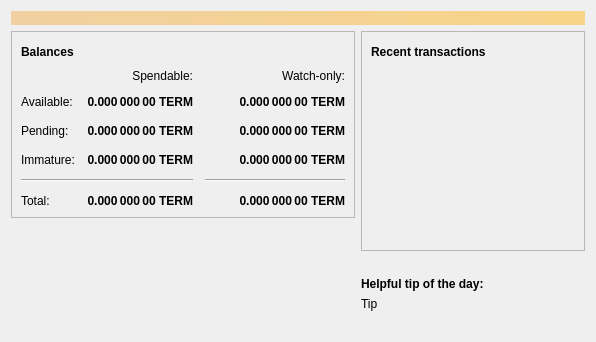
<?xml version="1.0" encoding="UTF-8"?>
<ui version="4.0">
 <class>OverviewPage</class>
 <widget class="QWidget" name="OverviewPage">
  <property name="geometry">
   <rect>
    <x>0</x>
    <y>0</y>
    <width>596</width>
    <height>342</height>
   </rect>
  </property>
  <property name="windowTitle">
   <string>Form</string>
  </property>
  <layout class="QVBoxLayout" name="topLayout">
   <item>
    <widget class="QLabel" name="labelAlerts">
     <property name="visible">
      <bool>false</bool>
     </property>
     <property name="styleSheet">
      <string notr="true">QLabel { background-color: qlineargradient(x1: 0, y1: 0, x2: 1, y2: 0, stop:0 #F0D0A0, stop:1 #F8D488); color:#000000; }</string>
     </property>
     <property name="wordWrap">
      <bool>true</bool>
     </property>
     <property name="margin">
      <number>3</number>
     </property>
     <property name="textInteractionFlags">
      <set>Qt::TextSelectableByMouse</set>
     </property>
    </widget>
   </item>
   <item>
    <layout class="QHBoxLayout" name="horizontalLayout" stretch="1,1">
     <item>
      <layout class="QVBoxLayout" name="verticalLayout_2">
       <item>
        <widget class="QFrame" name="frame">
         <property name="frameShape">
          <enum>QFrame::StyledPanel</enum>
         </property>
         <property name="frameShadow">
          <enum>QFrame::Raised</enum>
         </property>
         <layout class="QVBoxLayout" name="verticalLayout_4">
          <item>
           <layout class="QHBoxLayout" name="horizontalLayout_4">
            <item>
             <widget class="QLabel" name="label_5">
              <property name="font">
               <font>
                <weight>75</weight>
                <bold>true</bold>
               </font>
              </property>
              <property name="text">
               <string>Balances</string>
              </property>
             </widget>
            </item>
            <item>
             <widget class="QPushButton" name="labelWalletStatus">
              <property name="enabled">
               <bool>true</bool>
              </property>
              <property name="maximumSize">
               <size>
                <width>30</width>
                <height>16777215</height>
               </size>
              </property>
              <property name="toolTip">
               <string>The displayed information may be out of date. Your wallet automatically synchronizes with the Nerocash network after a connection is established, but this process has not completed yet.</string>
              </property>
              <property name="text">
               <string/>
              </property>
              <property name="icon">
               <iconset resource="../bitcoin.qrc">
                <normaloff>:/icons/warning</normaloff>
                <disabledoff>:/icons/warning</disabledoff>:/icons/warning</iconset>
              </property>
              <property name="iconSize">
               <size>
                <width>24</width>
                <height>24</height>
               </size>
              </property>
              <property name="flat">
               <bool>true</bool>
              </property>
             </widget>
            </item>
            <item>
             <spacer name="horizontalSpacer_3">
              <property name="orientation">
               <enum>Qt::Horizontal</enum>
              </property>
              <property name="sizeHint" stdset="0">
               <size>
                <width>40</width>
                <height>20</height>
               </size>
              </property>
             </spacer>
            </item>
           </layout>
          </item>
          <item>
           <layout class="QGridLayout" name="gridLayout">
            <property name="spacing">
             <number>12</number>
            </property>
            <item row="2" column="2">
             <widget class="QLabel" name="labelWatchPending">
              <property name="font">
               <font>
                <weight>75</weight>
                <bold>true</bold>
               </font>
              </property>
              <property name="cursor">
               <cursorShape>IBeamCursor</cursorShape>
              </property>
              <property name="toolTip">
               <string>Unconfirmed transactions to watch-only addresses</string>
              </property>
              <property name="text">
               <string notr="true">0.000 000 00 TERM</string>
              </property>
              <property name="alignment">
               <set>Qt::AlignRight|Qt::AlignTrailing|Qt::AlignVCenter</set>
              </property>
              <property name="textInteractionFlags">
               <set>Qt::LinksAccessibleByMouse|Qt::TextSelectableByKeyboard|Qt::TextSelectableByMouse</set>
              </property>
             </widget>
            </item>
            <item row="2" column="1">
             <widget class="QLabel" name="labelUnconfirmed">
              <property name="font">
               <font>
                <weight>75</weight>
                <bold>true</bold>
               </font>
              </property>
              <property name="cursor">
               <cursorShape>IBeamCursor</cursorShape>
              </property>
              <property name="toolTip">
               <string>Total of transactions that have yet to be confirmed, and do not yet count toward the spendable balance</string>
              </property>
              <property name="text">
               <string notr="true">0.000 000 00 TERM</string>
              </property>
              <property name="alignment">
               <set>Qt::AlignRight|Qt::AlignTrailing|Qt::AlignVCenter</set>
              </property>
              <property name="textInteractionFlags">
               <set>Qt::LinksAccessibleByMouse|Qt::TextSelectableByKeyboard|Qt::TextSelectableByMouse</set>
              </property>
             </widget>
            </item>
            <item row="3" column="2">
             <widget class="QLabel" name="labelWatchImmature">
              <property name="font">
               <font>
                <weight>75</weight>
                <bold>true</bold>
               </font>
              </property>
              <property name="cursor">
               <cursorShape>IBeamCursor</cursorShape>
              </property>
              <property name="toolTip">
               <string>Mined balance in watch-only addresses that has not yet matured</string>
              </property>
              <property name="text">
               <string notr="true">0.000 000 00 TERM</string>
              </property>
              <property name="alignment">
               <set>Qt::AlignRight|Qt::AlignTrailing|Qt::AlignVCenter</set>
              </property>
              <property name="textInteractionFlags">
               <set>Qt::LinksAccessibleByMouse|Qt::TextSelectableByKeyboard|Qt::TextSelectableByMouse</set>
              </property>
             </widget>
            </item>
            <item row="4" column="0" colspan="2">
             <widget class="Line" name="line">
              <property name="orientation">
               <enum>Qt::Horizontal</enum>
              </property>
             </widget>
            </item>
            <item row="4" column="2">
             <widget class="Line" name="lineWatchBalance">
              <property name="sizePolicy">
               <sizepolicy hsizetype="Preferred" vsizetype="Fixed">
                <horstretch>0</horstretch>
                <verstretch>0</verstretch>
               </sizepolicy>
              </property>
              <property name="minimumSize">
               <size>
                <width>140</width>
                <height>0</height>
               </size>
              </property>
              <property name="orientation">
               <enum>Qt::Horizontal</enum>
              </property>
             </widget>
            </item>
            <item row="5" column="0">
             <widget class="QLabel" name="labelTotalText">
              <property name="text">
               <string>Total:</string>
              </property>
             </widget>
            </item>
            <item row="3" column="1">
             <widget class="QLabel" name="labelImmature">
              <property name="font">
               <font>
                <weight>75</weight>
                <bold>true</bold>
               </font>
              </property>
              <property name="cursor">
               <cursorShape>IBeamCursor</cursorShape>
              </property>
              <property name="toolTip">
               <string>Mined balance that has not yet matured</string>
              </property>
              <property name="text">
               <string notr="true">0.000 000 00 TERM</string>
              </property>
              <property name="alignment">
               <set>Qt::AlignRight|Qt::AlignTrailing|Qt::AlignVCenter</set>
              </property>
              <property name="textInteractionFlags">
               <set>Qt::LinksAccessibleByMouse|Qt::TextSelectableByKeyboard|Qt::TextSelectableByMouse</set>
              </property>
             </widget>
            </item>
            <item row="2" column="3">
             <spacer name="horizontalSpacer_2">
              <property name="orientation">
               <enum>Qt::Horizontal</enum>
              </property>
              <property name="sizeHint" stdset="0">
               <size>
                <width>40</width>
                <height>20</height>
               </size>
              </property>
             </spacer>
            </item>
            <item row="3" column="0">
             <widget class="QLabel" name="labelImmatureText">
              <property name="text">
               <string>Immature:</string>
              </property>
             </widget>
            </item>
            <item row="5" column="1">
             <widget class="QLabel" name="labelTotal">
              <property name="font">
               <font>
                <weight>75</weight>
                <bold>true</bold>
               </font>
              </property>
              <property name="cursor">
               <cursorShape>IBeamCursor</cursorShape>
              </property>
              <property name="toolTip">
               <string>Your current total balance</string>
              </property>
              <property name="text">
               <string notr="true">0.000 000 00 TERM</string>
              </property>
              <property name="alignment">
               <set>Qt::AlignRight|Qt::AlignTrailing|Qt::AlignVCenter</set>
              </property>
              <property name="textInteractionFlags">
               <set>Qt::LinksAccessibleByMouse|Qt::TextSelectableByKeyboard|Qt::TextSelectableByMouse</set>
              </property>
             </widget>
            </item>
            <item row="5" column="2">
             <widget class="QLabel" name="labelWatchTotal">
              <property name="font">
               <font>
                <weight>75</weight>
                <bold>true</bold>
               </font>
              </property>
              <property name="cursor">
               <cursorShape>IBeamCursor</cursorShape>
              </property>
              <property name="toolTip">
               <string>Current total balance in watch-only addresses</string>
              </property>
              <property name="text">
               <string notr="true">0.000 000 00 TERM</string>
              </property>
              <property name="alignment">
               <set>Qt::AlignRight|Qt::AlignTrailing|Qt::AlignVCenter</set>
              </property>
              <property name="textInteractionFlags">
               <set>Qt::LinksAccessibleByMouse|Qt::TextSelectableByKeyboard|Qt::TextSelectableByMouse</set>
              </property>
             </widget>
            </item>
            <item row="0" column="2">
             <widget class="QLabel" name="labelWatchonly">
              <property name="text">
               <string>Watch-only:</string>
              </property>
              <property name="alignment">
               <set>Qt::AlignRight|Qt::AlignTrailing|Qt::AlignVCenter</set>
              </property>
             </widget>
            </item>
            <item row="1" column="0">
             <widget class="QLabel" name="labelBalanceText">
              <property name="text">
               <string>Available:</string>
              </property>
             </widget>
            </item>
            <item row="1" column="1">
             <widget class="QLabel" name="labelBalance">
              <property name="font">
               <font>
                <weight>75</weight>
                <bold>true</bold>
               </font>
              </property>
              <property name="cursor">
               <cursorShape>IBeamCursor</cursorShape>
              </property>
              <property name="toolTip">
               <string>Your current spendable balance</string>
              </property>
              <property name="text">
               <string notr="true">0.000 000 00 TERM</string>
              </property>
              <property name="alignment">
               <set>Qt::AlignRight|Qt::AlignTrailing|Qt::AlignVCenter</set>
              </property>
              <property name="textInteractionFlags">
               <set>Qt::LinksAccessibleByMouse|Qt::TextSelectableByKeyboard|Qt::TextSelectableByMouse</set>
              </property>
             </widget>
            </item>
            <item row="1" column="2">
             <widget class="QLabel" name="labelWatchAvailable">
              <property name="font">
               <font>
                <weight>75</weight>
                <bold>true</bold>
               </font>
              </property>
              <property name="cursor">
               <cursorShape>IBeamCursor</cursorShape>
              </property>
              <property name="toolTip">
               <string>Your current balance in watch-only addresses</string>
              </property>
              <property name="text">
               <string notr="true">0.000 000 00 TERM</string>
              </property>
              <property name="alignment">
               <set>Qt::AlignRight|Qt::AlignTrailing|Qt::AlignVCenter</set>
              </property>
              <property name="textInteractionFlags">
               <set>Qt::LinksAccessibleByMouse|Qt::TextSelectableByKeyboard|Qt::TextSelectableByMouse</set>
              </property>
             </widget>
            </item>
            <item row="2" column="0">
             <widget class="QLabel" name="labelPendingText">
              <property name="text">
               <string>Pending:</string>
              </property>
             </widget>
            </item>
            <item row="0" column="1">
             <widget class="QLabel" name="labelSpendable">
              <property name="text">
               <string>Spendable:</string>
              </property>
              <property name="alignment">
               <set>Qt::AlignRight|Qt::AlignTrailing|Qt::AlignVCenter</set>
              </property>
             </widget>
            </item>
           </layout>
          </item>
         </layout>
        </widget>
       </item>
       <item>
        <spacer name="verticalSpacer">
         <property name="orientation">
          <enum>Qt::Vertical</enum>
         </property>
         <property name="sizeHint" stdset="0">
          <size>
           <width>20</width>
           <height>40</height>
          </size>
         </property>
        </spacer>
       </item>
       <item>
        <layout class="QGridLayout" name="logo_grid">
          <item>
            <widget class="QLabel" name="label_wallet_bgcoin">
             <property name="text">
              <string/>
             </property>
             <property name="pixmap">
              <pixmap resource="../bitcoin.qrc">:/icons/wallet_bgcoin</pixmap>
             </property>
             <property name="scaledContents">
              <bool>false</bool>
             </property>
             <property name="alignment">
              <set>Qt::AlignCenter</set>
             </property>
             <property name="margin">
              <number>-2</number>
             </property>
            </widget>
          </item>
          <item>
            <widget class="QLabel" name="label_wallet_version_overlay">
              <property name="text">
               <string></string>
              </property>
              <property name="pixmap">
              </property>
              <property name="scaledContents">
               <bool>false</bool>
              </property>
              <property name="alignment">
               <set>Qt::AlignLeft|Qt::AlignBottom</set>
              </property>
              <property name="margin">
               <number>2</number>
              </property>
            </widget>
          </item>
        </layout>
       </item>
      </layout>
     </item>
     <item>
      <layout class="QVBoxLayout" name="verticalLayout_3">
       <item>
        <widget class="QFrame" name="frame_2">
         <property name="frameShape">
          <enum>QFrame::StyledPanel</enum>
         </property>
         <property name="frameShadow">
          <enum>QFrame::Raised</enum>
         </property>
         <layout class="QVBoxLayout" name="verticalLayout">
          <item>
           <layout class="QHBoxLayout" name="horizontalLayout_2">
            <item>
             <widget class="QLabel" name="label_4">
              <property name="font">
               <font>
                <weight>75</weight>
                <bold>true</bold>
               </font>
              </property>
              <property name="text">
               <string>Recent transactions</string>
              </property>
             </widget>
            </item>
            <item>
             <widget class="QPushButton" name="labelTransactionsStatus">
              <property name="enabled">
               <bool>true</bool>
              </property>
              <property name="maximumSize">
               <size>
                <width>30</width>
                <height>16777215</height>
               </size>
              </property>
              <property name="toolTip">
               <string>The displayed information may be out of date. Your wallet automatically synchronizes with the Nerocash network after a connection is established, but this process has not completed yet.</string>
              </property>
              <property name="text">
               <string/>
              </property>
              <property name="icon">
               <iconset resource="../bitcoin.qrc">
                <normaloff>:/icons/warning</normaloff>
                <disabledoff>:/icons/warning</disabledoff>:/icons/warning</iconset>
              </property>
              <property name="iconSize">
               <size>
                <width>24</width>
                <height>24</height>
               </size>
              </property>
              <property name="flat">
               <bool>true</bool>
              </property>
             </widget>
            </item>
            <item>
             <spacer name="horizontalSpacer">
              <property name="orientation">
               <enum>Qt::Horizontal</enum>
              </property>
              <property name="sizeHint" stdset="0">
               <size>
                <width>40</width>
                <height>20</height>
               </size>
              </property>
             </spacer>
            </item>
           </layout>
          </item>
          <item>
           <widget class="QListView" name="listTransactions">
            <property name="styleSheet">
             <string notr="true">QListView { background: transparent; }</string>
            </property>
            <property name="frameShape">
             <enum>QFrame::NoFrame</enum>
            </property>
            <property name="verticalScrollBarPolicy">
             <enum>Qt::ScrollBarAlwaysOff</enum>
            </property>
            <property name="horizontalScrollBarPolicy">
             <enum>Qt::ScrollBarAlwaysOff</enum>
            </property>
            <property name="selectionMode">
             <enum>QAbstractItemView::NoSelection</enum>
            </property>
           </widget>
          </item>
         </layout>
        </widget>
       </item>
       <item>
        <spacer name="verticalSpacer_2">
         <property name="orientation">
          <enum>Qt::Vertical</enum>
         </property>
         <property name="sizeHint" stdset="0">
          <size>
           <width>20</width>
           <height>40</height>
          </size>
         </property>
        </spacer>
       </item>
       <item>
        <layout class="QVBoxLayout" name="verticalLayout_5">
         <property name="topMargin">
          <number>0</number>
         </property>
         <item>
          <widget class="QLabel" name="label_tip_header">
           <property name="font">
            <font>
             <weight>75</weight>
             <bold>true</bold>
            </font>
           </property>
           <property name="text">
            <string>Helpful tip of the day:</string>
           </property>
          </widget>
         </item>
         <item>
          <widget class="QLabel" name="label_tip">
           <property name="text">
            <string>Tip</string>
           </property>
          </widget>
         </item>
         <item>
          <spacer name="verticalSpacer_3">
           <property name="orientation">
            <enum>Qt::Vertical</enum>
           </property>
           <property name="sizeType">
            <enum>QSizePolicy::Maximum</enum>
           </property>
           <property name="sizeHint" stdset="0">
            <size>
             <width>20</width>
             <height>40</height>
            </size>
           </property>
          </spacer>
         </item>
        </layout>
       </item>
      </layout>
     </item>
    </layout>
   </item>
  </layout>
 </widget>
 <resources>
  <include location="../bitcoin.qrc"/>
 </resources>
 <connections/>
</ui>
